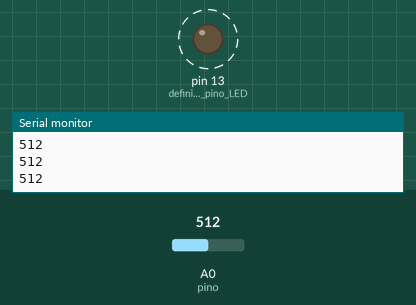
The sketch below on a simulated Arduino Uno, built with avr-gcc and run on an emulated ATmega328P. Parts: output pins drawn as LEDs (lit = HIGH), the last lines printed to the serial monitor. Dashed ring = blinking. Inputs (shaded band) come from the test bench; at power-on: A0 (pino) = 512.

Above: at 1.8 s.
1.9 s: A0 (pino) set to 0
At 2.16 s:
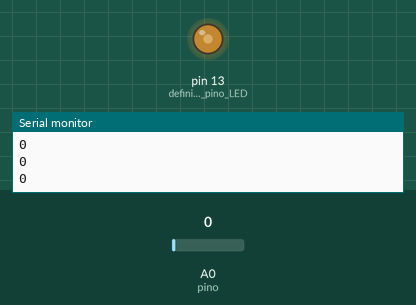
5.4 s: A0 (pino) set to 11
8.9 s: A0 (pino) set to 15
17.1 s: A0 (pino) set to 122
At 17.18 s:
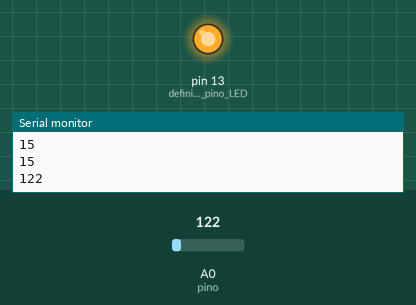
Timing chart, 0 to 21.6 s (numbered marks = the images above; inputs shaded):
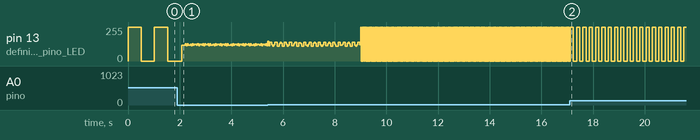

Measured:
- by itself, pin 13 (definir_o_pino_LED): repeats every 0.03 s: 255/255 0.02 s, 0/255 0.02 s

The sketch:

09a_Porta_Analogica.ino
```cpp
/*
  Controle o numero de piscada do LED "L" embutido na placa do Arduino
  por meio tensão aplicada na porta analógica A0 da placa Arduino,
  com valores de tensão podendo ser acompanhado por Monitor Serial.
  Sendo:
  O valor 0 corresponde a uma tensão de 0 volts, e o valor 1023 corresponde a uma tensão de 5 volts.
*/

int sensorValue = 0; // variável

void setup()
{
  // A0 = pino analógico
  pinMode(A0, INPUT);  // pino(porta, entrada)

  pinMode(LED_BUILTIN, OUTPUT);  // definir o pino LED= "L" embutido como uma saída

  Serial.begin(9600); // print no monitor serial
}

void loop()
{
  /*
    A função retorna um valor inteiro entre 0 e 1023.
    O valor 0 corresponde a uma tensão de 0 volts, e o valor 1023 corresponde a uma tensão de 5 volts
  */
  sensorValue = analogRead(A0); // ler a tensão de um sensor ou outro dispositivo analógico

  digitalWrite(LED_BUILTIN, HIGH); // ligar led embutido
  Serial.println(sensorValue); // print no monitor serial
  delay(sensorValue); // tempo varia conforme tensão da porta A0

  digitalWrite(LED_BUILTIN, LOW); // apagar led embutido
  Serial.println(sensorValue); // print no monitor serial
  delay(sensorValue); // tempo varia conforme tensão da porta A0
}
```

TESTE01.cpp
```cpp
#include <Arduino.h>
```

TESTE02.cpp
```cpp
#include <Arduino.h> 
```

TESTE03.cpp
```cpp
#include <Arduino.h>
```
